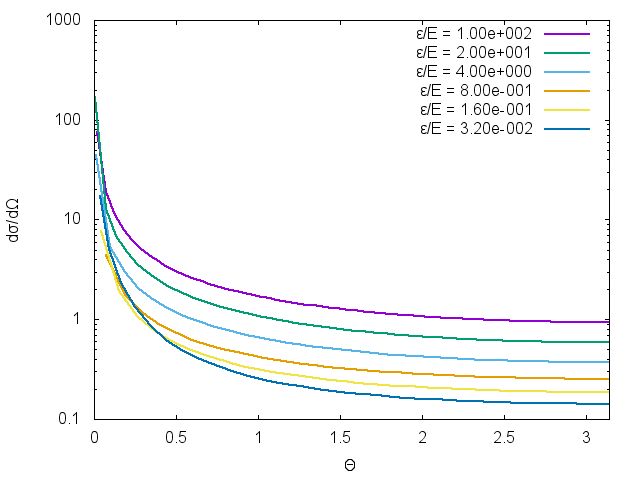

Write gnuplot code to recreate this figure.
set term term_type
set output output_file
#unset key
# Axes
set ylabel "dσ/dΩ"
set xlabel "Θ"

#set format x '%.1f'
set logscale y
set xrange [0:3.14]
plot for [IDX=0:6] 'data/01_04b.dat' i IDX using 1:2 w l lw 1.6 title columnheader(1);
set output
